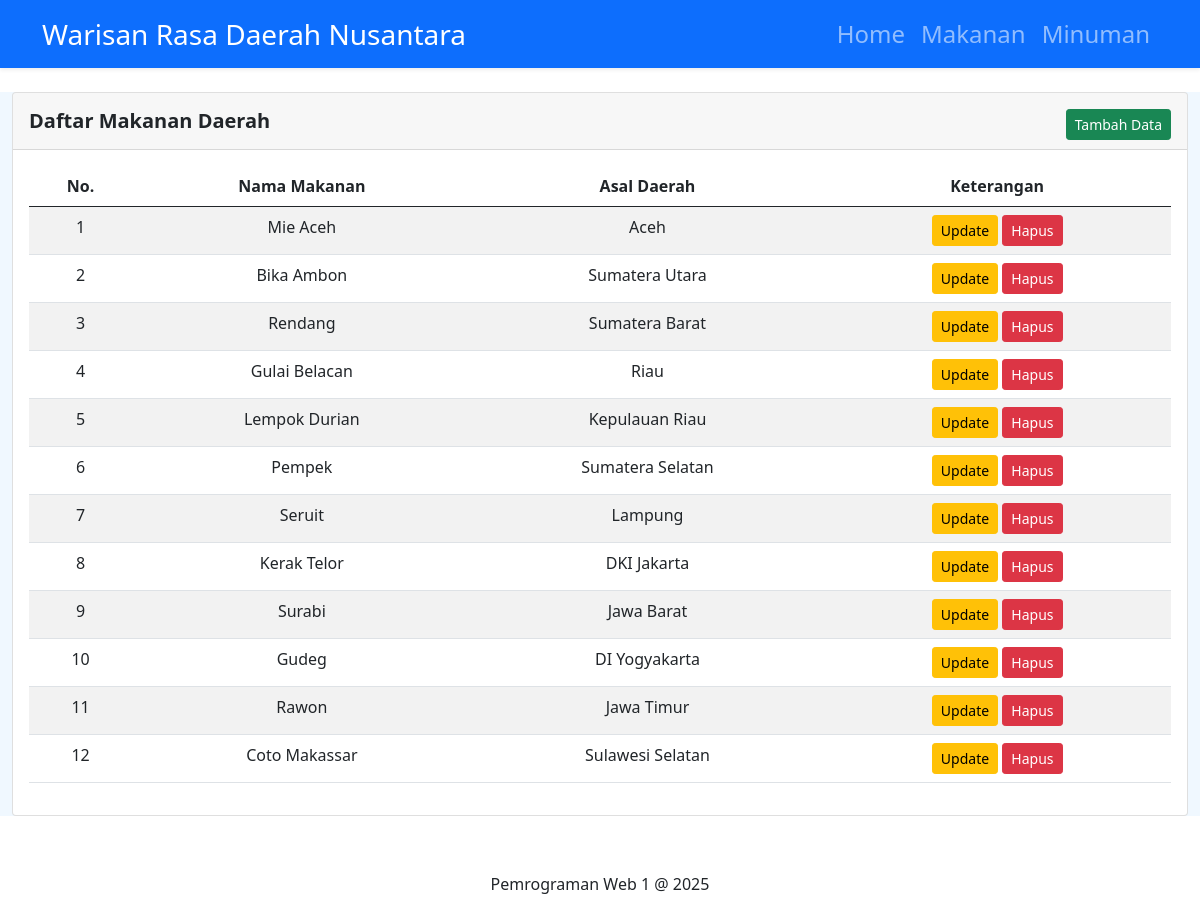
/?page=makanan, run on the app's committed database.
### tables this page shows
CREATE TABLE `tbl_makanan` (
  `id_makanan` int(2) NOT NULL,
  `nama_makanan` varchar(100) NOT NULL,
  `daerah_makanan` varchar(100) NOT NULL,
  `foto_makanan` blob DEFAULT NULL,
  `keterangan` varchar(255) DEFAULT NULL,
  `gambar` varchar(255) DEFAULT NULL
);

### views/makananView.php (the view)
<div class="card card-primary card-outline mt-4 mb-5">
    <div class="card-header ">
        <h5 class="float-start mt-2 fw-bold ">Daftar Makanan Daerah</h5>
        <div class="float-end mt-2">
            <a title="Tambah data" href="?page=makananAdd" class="btn btn-sm btn-success">Tambah Data</a>
        </div>
    </div>
    <div class="card-body">
        <table id="example" class="display table table-striped" style="width:100%">
            <thead>
                <tr>
                    <th class="text-center">No.</th>
                    <th class="text-center">Nama Makanan</th>
                    <th class="text-center">Asal Daerah</th>
                    <th class="text-center">Keterangan</th>
                </tr>
            </thead>
            <tbody>
                <tr>
                    <?php
                    $query = "SELECT * FROM tbl_makanan ORDER BY id_makanan ASC";
                    $sql = mysqli_query($conn, $query);
                    $nomor = 1;
                    foreach ($sql as $val) {
                        ?>
                        <td class="text-center"><?= $nomor++; ?></td>
                        <td class="text-center"><?= $val['nama_makanan']; ?></td>
                        <td class="text-center"><?= $val['daerah_makanan']; ?></td>
                        <td class="text-center p-2">
                            <a href="?page=makananUpdate&id=<?= $val['id_makanan'];
                                ?>" class="btn btn-sm btn-warning">
                                Update</a>
                            <a href="?page=makananDelete&id=<?= $val['id_makanan'];
                            ?>" class="btn btn-sm btn-danger"
                                onclick="return confirm('Yakin ingin menghapus data ini ?');">Hapus</a>
                        </td>
                    </tr>
                    <?php
                    }
                    ?>
            </tbody>
        </table>
    </div>
</div>

### data on the page
tbl_makanan: nama_makanan "Mie Aceh", daerah_makanan "Aceh"
tbl_makanan: nama_makanan "Bika Ambon", daerah_makanan "Sumatera Utara"
tbl_makanan: nama_makanan "Rendang", daerah_makanan "Sumatera Barat"
tbl_makanan: nama_makanan "Gulai Belacan", daerah_makanan "Riau"
tbl_makanan: nama_makanan "Lempok Durian", daerah_makanan "Kepulauan Riau"
tbl_makanan: nama_makanan "Pempek", daerah_makanan "Sumatera Selatan"
tbl_makanan: nama_makanan "Seruit", daerah_makanan "Lampung"
tbl_makanan: nama_makanan "Kerak Telor", daerah_makanan "DKI Jakarta"
tbl_makanan: nama_makanan "Surabi", daerah_makanan "Jawa Barat"
tbl_makanan: nama_makanan "Gudeg", daerah_makanan "DI Yogyakarta"
tbl_makanan: nama_makanan "Rawon", daerah_makanan "Jawa Timur"
tbl_makanan: nama_makanan "Coto Makassar", daerah_makanan "Sulawesi Selatan"
